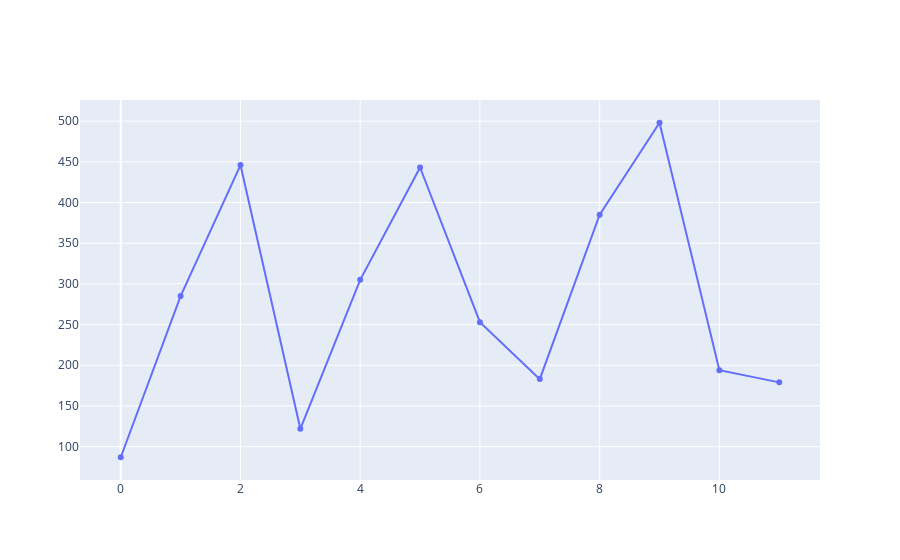

Notebook code cell kept with this figure:
### Code cell
plot1=go.Figure(data=go.Scatter(x=x,y=y))
plot1

### Figure 1 — Plotly figure (JSON) as saved in the notebook; plotly's stock layout.template omitted (floating-point values rounded to 4 significant figures)
{"data": [{"type": "scatter", "x": [0, 1, 2, 3, 4, 5, 6, 7, 8, 9, 10, 11], "y": [87, 285, 446, 122, 305, 443, 253, 183, 385, 498, 194, 179]}], "layout": {}}
